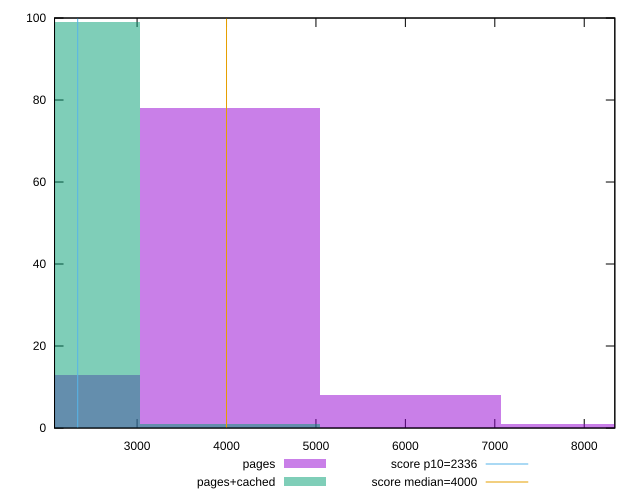

gnuplot code for this plot:
reset

$pages <<EOF
4037.710054870323 78
6056.565082305484 8
2018.8550274351614 13
8075.420109740646 1
EOF

$pagesCached <<EOF
4037.710054870323 1
2018.8550274351614 99
EOF

set key outside below
set boxwidth 2018.8550274351614
set xrange [2076.871:8342.033]
set yrange [0:100]
set trange [0:100]
set style fill transparent solid 0.5 noborder

set parametric
set terminal svg size 640, 500 enhanced background rgb 'white'
set output "report_00021_2021-02-20T09:16:39.615Z/first-contentful-paint/comparison/histogram/0_vs_1.svg"

plot $pages title "pages" with boxes, \
     $pagesCached title "pages+cached" with boxes, \
     2336,t title "score p10=2336", \
     4000,t title "score median=4000"

reset
